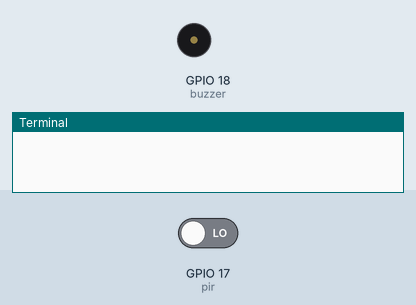
A program run on a simulated Raspberry Pi (BCM pin numbers). Shown: buzzer (waves = sounding, pin HIGH), the last lines printed to the terminal. Inputs (shaded band) come from the test bench; at power-on: GPIO 17 (pir) LOW.

Above: at 1.2 s.
1.3 s: GPIO 17 (pir) driven HIGH
At 2.3 s:
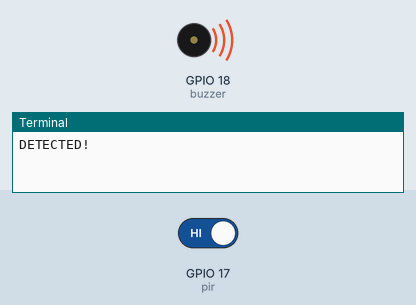
2.8 s: GPIO 17 (pir) driven LOW
At 3.5 s:
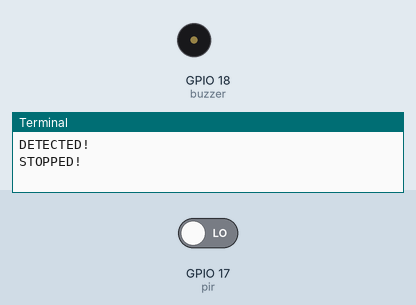
Timing chart, 0 to 5.8 s (numbered marks = the images above; inputs shaded):
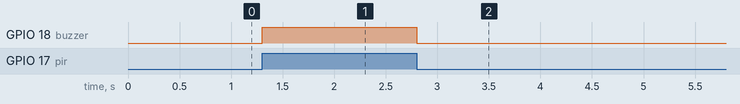

The program:

1-hc-sr501.py
```python
from gpiozero import MotionSensor, Buzzer
from signal import pause

pir = MotionSensor(17)
buzzer = Buzzer(18)

def motion():
	buzzer.on()
	print("DETECTED!")

def stopped():
	buzzer.off()
	print("STOPPED!")

pir.when_motion = motion
pir.when_no_motion = stopped

pause()
```

Measured:
- after the input at 1.3 s, GPIO 18 (buzzer): LOW → HIGH at once
- after the input at 2.8 s, GPIO 18 (buzzer): HIGH → LOW at once
